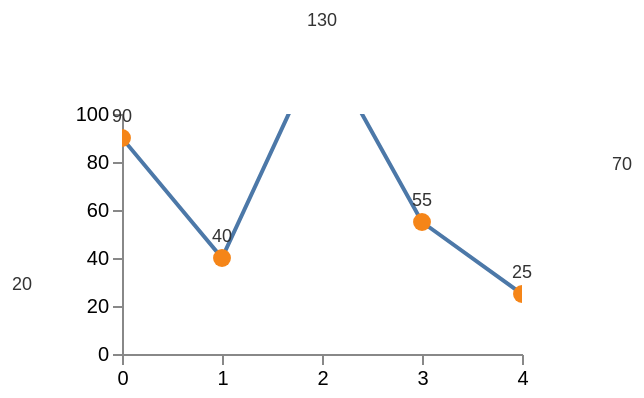

Describe this chart as a Vega-Lite specification.
### Vega specification from a JSON file in a GitHub repository (floating-point values rounded to 4 significant figures)
{"$schema": "https://vega.github.io/schema/vega/v6.json", "description": "A mark-level `clip` on marks that are not groups. The series runs above the y domain and past both ends of the x domain, so the clipped line and symbols are cut at the plotting area's edge while the unclipped text mark beside them is not — which is also the difference between the two bounds upstream reports.", "width": 200, "height": 120, "padding": 5, "data": [{"name": "table", "values": [{"x": -1, "y": 20}, {"x": 0, "y": 90}, {"x": 1, "y": 40}, {"x": 2, "y": 130}, {"x": 3, "y": 55}, {"x": 4, "y": 25}, {"x": 5, "y": 70}]}], "scales": [{"name": "x", "type": "linear", "domain": [0, 4], "range": "width", "zero": false}, {"name": "y", "type": "linear", "domain": [0, 100], "range": "height"}], "axes": [{"orient": "bottom", "scale": "x", "tickCount": 4}, {"orient": "left", "scale": "y", "tickCount": 4}], "marks": [{"type": "line", "clip": true, "from": {"data": "table"}, "encode": {"enter": {"x": {"scale": "x", "field": "x"}, "y": {"scale": "y", "field": "y"}, "stroke": {"value": "#4c78a8"}, "strokeWidth": {"value": 2}}}}, {"type": "symbol", "clip": true, "from": {"data": "table"}, "encode": {"enter": {"x": {"scale": "x", "field": "x"}, "y": {"scale": "y", "field": "y"}, "size": {"value": 80}, "fill": {"value": "#f58518"}}}}, {"type": "text", "from": {"data": "table"}, "encode": {"enter": {"x": {"scale": "x", "field": "x"}, "y": {"scale": "y", "field": "y"}, "dy": {"value": -8}, "text": {"field": "y"}, "align": {"value": "center"}, "fontSize": {"value": 9}, "fill": {"value": "#333"}}}}]}
